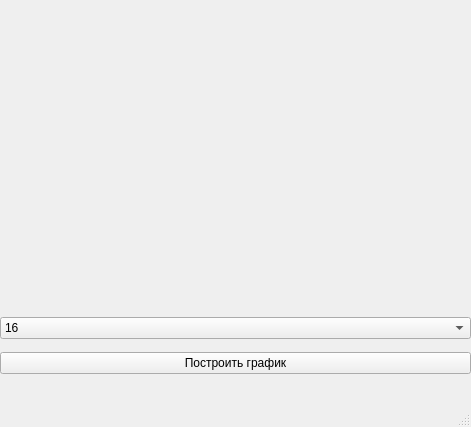
<?xml version="1.0" encoding="UTF-8"?>
<ui version="4.0">
 <class>MainWindow</class>
 <widget class="QMainWindow" name="MainWindow">
  <property name="geometry">
   <rect>
    <x>0</x>
    <y>0</y>
    <width>471</width>
    <height>427</height>
   </rect>
  </property>
  <property name="windowTitle">
   <string>MainWindow</string>
  </property>
  <widget class="QWidget" name="centralwidget">
   <widget class="QWidget" name="gridLayoutWidget">
    <property name="geometry">
     <rect>
      <x>0</x>
      <y>0</y>
      <width>471</width>
      <height>311</height>
     </rect>
    </property>
    <layout class="QGridLayout" name="gridLayout"/>
   </widget>
   <widget class="QWidget" name="verticalLayoutWidget">
    <property name="geometry">
     <rect>
      <x>0</x>
      <y>310</y>
      <width>471</width>
      <height>71</height>
     </rect>
    </property>
    <layout class="QVBoxLayout" name="verticalLayout">
     <item>
      <widget class="QComboBox" name="comboBox">
       <item>
        <property name="text">
         <string>16</string>
        </property>
       </item>
       <item>
        <property name="text">
         <string>64</string>
        </property>
       </item>
       <item>
        <property name="text">
         <string>128</string>
        </property>
       </item>
       <item>
        <property name="text">
         <string>2048</string>
        </property>
       </item>
      </widget>
     </item>
     <item>
      <widget class="QPushButton" name="pushButton">
       <property name="text">
        <string>Построить график</string>
       </property>
      </widget>
     </item>
    </layout>
   </widget>
  </widget>
  <widget class="QMenuBar" name="menubar">
   <property name="geometry">
    <rect>
     <x>0</x>
     <y>0</y>
     <width>471</width>
     <height>25</height>
    </rect>
   </property>
  </widget>
  <widget class="QStatusBar" name="statusbar"/>
 </widget>
 <resources/>
 <connections/>
</ui>
